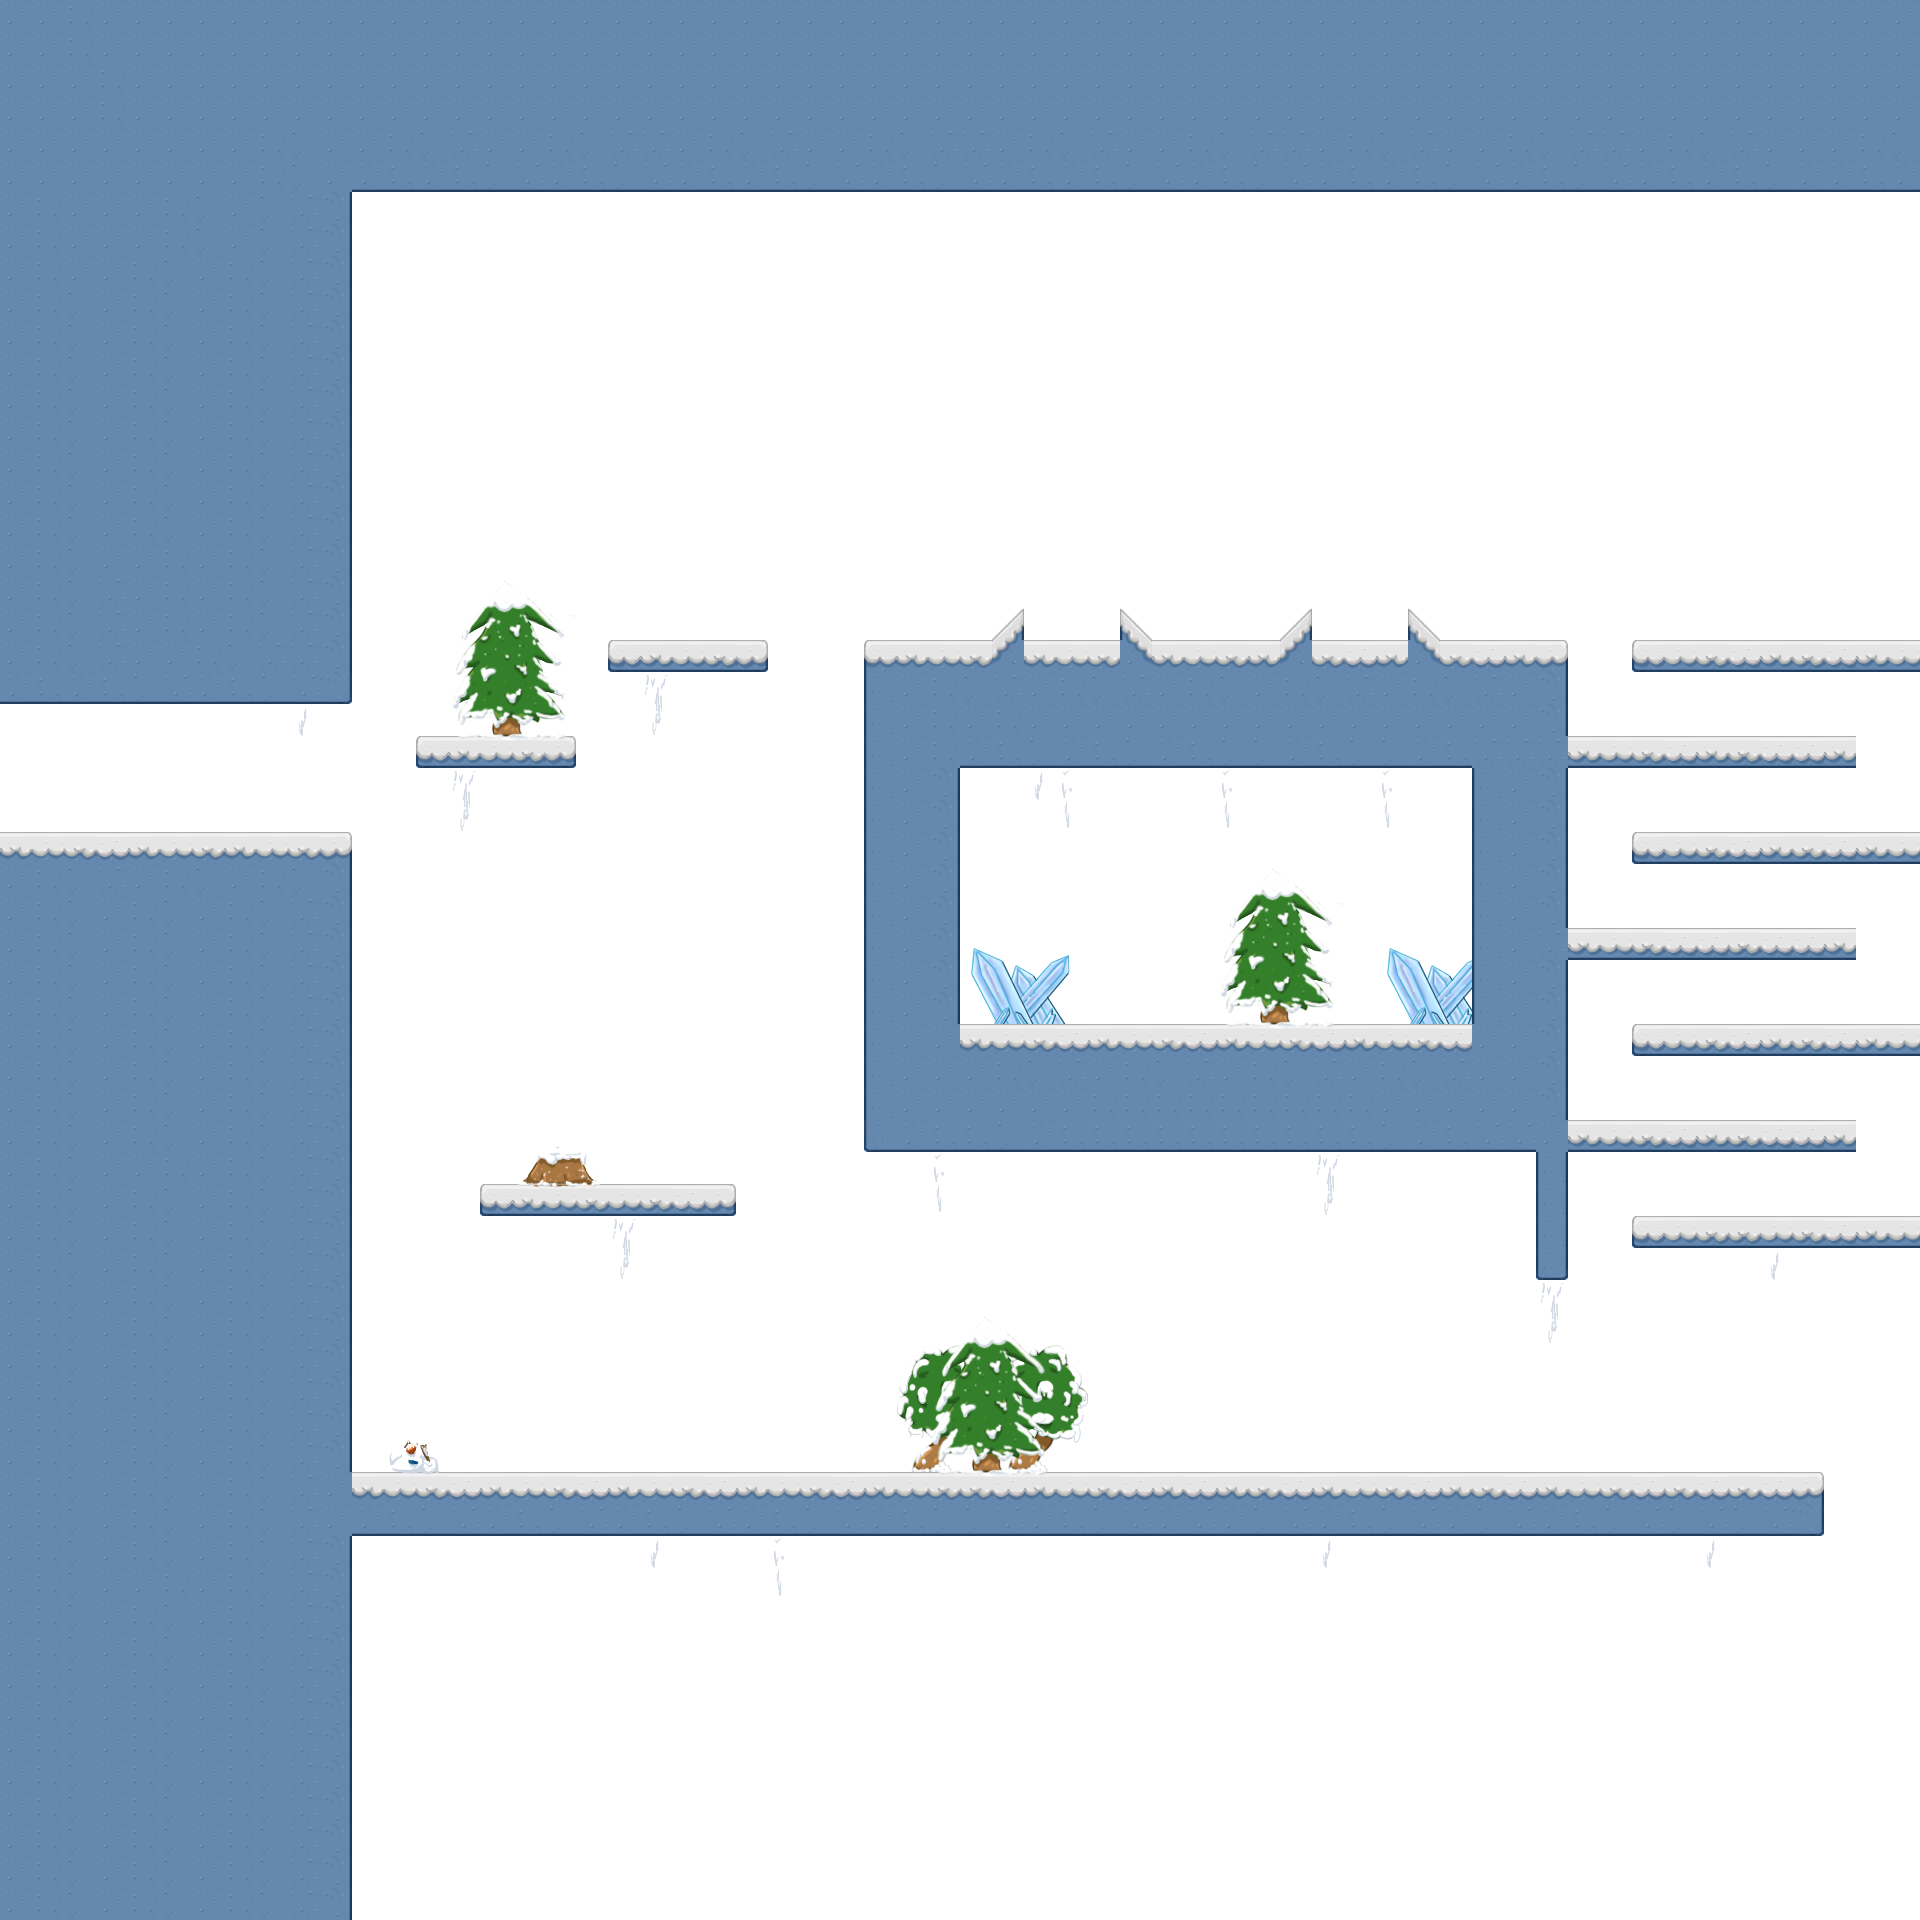

This game map was drawn from its Tiled (.tmx) file and the tilesets committed beside it. A one-line description and the trimmed map source follow:
An orthogonal 60x60 tile map with 32x32 px tiles, 3 tile layers (background, ground, frontground), 2 tilesets and 12 objects (3x flairy, 3x true, 2x 1.5, 2x goal, earm, ...).

<map version="1.10" tiledversion="1.10.0" orientation="orthogonal" renderorder="right-down" width="60" height="60" tilewidth="32" tileheight="32" infinite="0" backgroundcolor="#ffffff" nextlayerid="5" nextobjectid="13">
 <properties>
  <property name="DIG" value="2" />
  <property name="JUMP" value="5" />
  <property name="STOP" value="1" />
 </properties>
 <tileset firstgid="1" name="tiles" tilewidth="32" tileheight="32" tilecount="100" columns="10">
  <image source="tiles.png" width="320" height="320" />
  <tile id="0">
   <properties>
    <property name="type" value="TOPL" />
   </properties>
  </tile>
  <tile id="1">
   <properties>
    <property name="type" value="TOP" />
   </properties>
  </tile>
  <tile id="2">
   <properties>
    <property name="type" value="TOP" />
   </properties>
  </tile>
  <tile id="3">
   <properties>
    <property name="type" value="TOP" />
   </properties>
  </tile>
  <tile id="4">
   <properties>
    <property name="type" value="TOP" />
   </properties>
  </tile>
  <tile id="5">
   <properties>
    <property name="type" value="TOPR" />
   </properties>
  </tile>
  <tile id="6">
   <properties>
    <property name="type" value="TOP" />
   </properties>
  </tile>
  <tile id="7">
   <properties>
    <property name="type" value="TOP" />
   </properties>
  </tile>
  <tile id="8">
   <properties>
    <property name="type" value="TOP" />
   </properties>
  </tile>
  <tile id="9">
   <properties>
    <property name="type" value="TOP" />
   </properties>
  </tile>
  <tile id="10">
   <properties>
    <property name="type" value="LEFT" />
   </properties>
  </tile>
  <tile id="15">
   <properties>
    <property name="type" value="RIGHT" />
   </properties>
  </tile>
  <tile id="20">
   <properties>
    <property name="type" value="DGL1" />
   </properties>
  </tile>
  <tile id="21">
   <properties>
    <property name="type" value="NB" />
   </properties>
  </tile>
  <tile id="22">
   <properties>
    <property name="type" value="NB" />
   </properties>
  </tile>
  <tile id="23">
   <properties>
    <property name="type" value="DGR1" />
   </properties>
  </tile>
  <tile id="31">
   <properties>
    <property name="type" value="DGL1" />
   </properties>
  </tile>
  <tile id="32">
   <properties>
    <property name="type" value="DGR1" />
   </properties>
  </tile>
  <tile id="35">
   <properties>
    <property name="type" value="DGR1" />
   </properties>
  </tile>
  <tile id="36">
   <properties>
    <property name="type" value="NB" />
   </properties>
  </tile>
  <tile id="38">
   <properties>
    <property name="type" value="NB" />
   </properties>
  </tile>
  <tile id="39">
   <properties>
    <property name="type" value="NB" />
   </properties>
  </tile>
  <tile id="40">
   <properties>
    <property name="type" value="BDGL1" />
   </properties>
  </tile>
  <tile id="41">
   <properties>
    <property name="type" value="NB" />
   </properties>
  </tile>
  <tile id="42">
   <properties>
    <property name="type" value="NB" />
   </properties>
  </tile>
  <tile id="43">
   <properties>
    <property name="type" value="BDGR1" />
   </properties>
  </tile>
  <tile id="44">
   <properties>
    <property name="type" value="DGR1" />
   </properties>
  </tile>
  <tile id="46">
   <properties>
    <property name="type" value="DGR1" />
   </properties>
  </tile>
  <tile id="47">
   <properties>
    <property name="type" value="DGL1" />
   </properties>
  </tile>
  <tile id="48">
   <properties>
    <property name="type" value="TOPRL" />
   </properties>
  </tile>
  <tile id="49">
   <properties>
    <property name="type" value="TOPRL" />
   </properties>
  </tile>
  <tile id="50">
   <properties>
    <property name="type" value="LEFT" />
   </properties>
  </tile>
  <tile id="51">
   <properties>
    <property name="type" value="DGL1" />
   </properties>
  </tile>
  <tile id="52">
   <properties>
    <property name="type" value="DGR1" />
   </properties>
  </tile>
  <tile id="53">
   <properties>
    <property name="type" value="RIGHT" />
   </properties>
  </tile>
  <tile id="54">
   <properties>
    <property name="type" value="DGL1" />
   </properties>
  </tile>
  <tile id="55">
   <properties>
    <property name="type" value="BDGR1" />
   </properties>
  </tile>
  <tile id="58">
   <properties>
    <property name="type" value="RL" />
   </properties>
  </tile>
  <tile id="61">
   <properties>
    <property name="type" value="RIGHT" />
   </properties>
  </tile>
  <tile id="62">
   <properties>
    <property name="type" value="LEFT" />
   </properties>
  </tile>
  <tile id="63">
   <properties>
    <property name="type" value="BDGL1" />
   </properties>
  </tile>
  <tile id="65">
   <properties>
    <property name="type" value="DGL1" />
   </properties>
  </tile>
  <tile id="68">
   <properties>
    <property name="type" value="RL" />
   </properties>
  </tile>
  <tile id="70">
   <properties>
    <property name="type" value="LEFT" />
   </properties>
  </tile>
  <tile id="75">
   <properties>
    <property name="type" value="RIGHT" />
   </properties>
  </tile>
  <tile id="80">
   <properties>
    <property name="type" value="TOP" />
   </properties>
  </tile>
  <tile id="81">
   <properties>
    <property name="type" value="TOP" />
   </properties>
  </tile>
  <tile id="82">
   <properties>
    <property name="type" value="TOP" />
   </properties>
  </tile>
  <tile id="83">
   <properties>
    <property name="type" value="TOP" />
   </properties>
  </tile>
  <tile id="84">
   <properties>
    <property name="type" value="TOP" />
   </properties>
  </tile>
  <tile id="85">
   <properties>
    <property name="type" value="TOP" />
   </properties>
  </tile>
  <tile id="87">
   <properties>
    <property name="type" value="TOP" />
   </properties>
  </tile>
  <tile id="88">
   <properties>
    <property name="type" value="TOP" />
   </properties>
  </tile>
  <tile id="96">
   <properties>
    <property name="type" value="LEFT" />
   </properties>
  </tile>
  <tile id="99">
   <properties>
    <property name="type" value="RIGHT" />
   </properties>
  </tile>
 </tileset>
 <tileset firstgid="101" name="props" tilewidth="32" tileheight="32" tilecount="100" columns="10">
  <image source="props.png" width="320" height="320" />
 </tileset>
 <layer id="1" name="background" width="60" height="60">
  <data>[3600 cells, 75 non-empty, 32 distinct tile ids]</data>
 </layer>
 <layer id="2" name="ground" width="60" height="60">
  <data>[3600 cells, 1315 non-empty, 30 distinct tile ids]</data>
 </layer>
 <layer id="3" name="frontground" width="60" height="60">
  <data>[3600 cells, 99 non-empty, 51 distinct tile ids]</data>
 </layer>
 <objectgroup id="4" name="avatars">
  <object id="1" name="earm" gid="25" x="70" y="819" width="32" height="32" />
  <object id="2" name="canon_snow" type="1.5" x="672" y="1141" width="61" height="32" />
  <object id="3" name="flairy" gid="37" x="1069" y="1001" width="32" height="32" />
  <object id="4" name="flairy" gid="37" x="1349" y="999" width="32" height="32" />
  <object id="5" name="canon_snow" type="1.5" x="1742" y="1435" width="61" height="32" />
  <object id="6" name="soldier" type="true" gid="35" x="1056" y="608" width="32" height="32" />
  <object id="7" name="soldier" gid="35" x="1344" y="608" width="32" height="32" />
  <object id="8" name="soldier" type="true" gid="35" x="867" y="1459" width="32" height="32" />
  <object id="9" name="soldier" type="true" gid="35" x="1452" y="1456" width="32" height="32" />
  <object id="10" name="flairy" gid="37" x="1183" y="1457" width="32" height="32" />
  <object id="11" name="goal" gid="26" x="1600" y="1088" width="32" height="32" />
  <object id="12" name="goal" gid="26" x="1600" y="1088" width="32" height="32" />
 </objectgroup>
</map>
